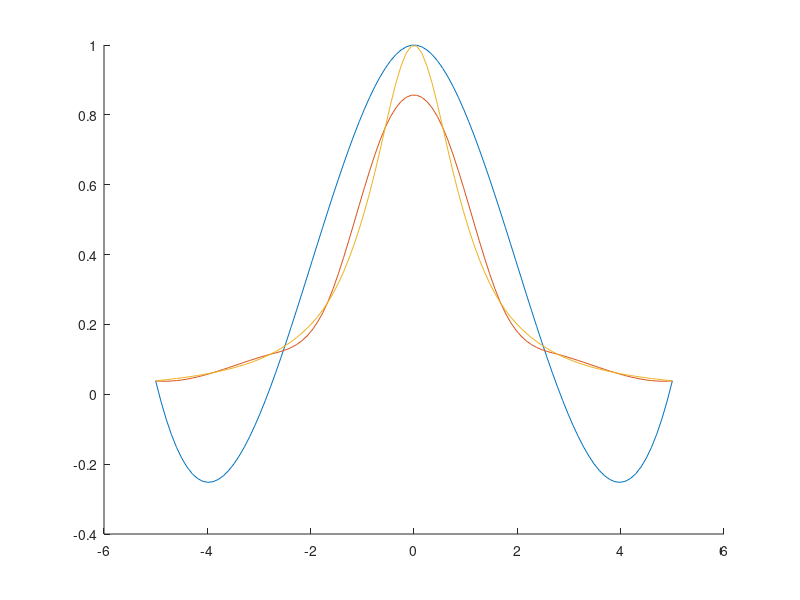

Recreate this plot in MATLAB.
n=[5,10,15];
for k=1:length(n)
    z=linspace(-5,5);
    x=linspace(-5,5,n(k));
    f=@(x) 1./(1+x.^2);
    y=f(x);
    s=spline(x,y,z);
    hold on
    plot(z,s);
end
hold off